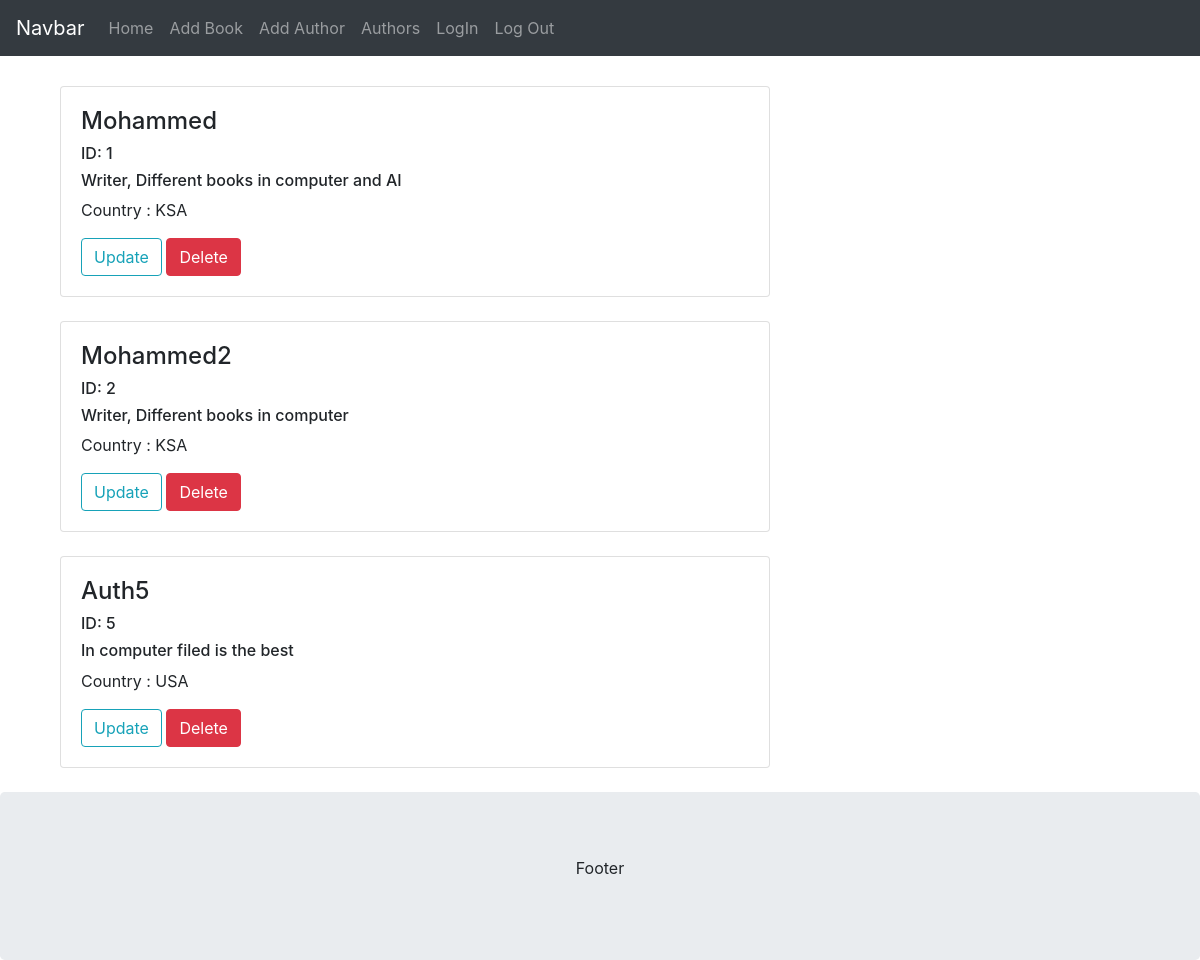
The page /admin/authors on the database its author committed.
### app/models.py (models this page shows)
class Auth(db.Model):
    id = db.Column(db.Integer, primary_key=True) # primary keys are required by SQLAlchemy
    name = db.Column(db.String(100))
    des = db.Column(db.String(100))
    county = db.Column(db.String(100))
    books = db.relationship('Books', backref='book', lazy=True)

### app/admin/routes.py (the view)
@admin.route("/authors" , methods=['GET' , 'POST'])
def authors():
    all_auth = Auth.query.all()
    return render_template("auth.html" , data=all_auth)

### app/templates/auth.html
{% extends "layout.html" %}
{% block body %}
    {% for data in data %}
    <div class="card">
        <div class="card-body">
            <h4>{{ data.name }}</h4>
            <h6>ID: {{ data.id }}</h6>
            <h6>{{ data.des }}</h6>
            <p>Country : {{ data.county }}</p>
        <a href="{{ url_for('admin.update_auth', auth_id=data.id) }}" >
            <button class="btn btn-outline-info" >Update</button>
        </a>
        <a href="{{ url_for('admin.auth_delete', auth_id=data.id) }}" >
            <button class="btn btn-danger" >Delete</button>
        </a>
        <br>
        </div>
    </div>
    <br>
    {% endfor %}
{% endblock %}

### app/templates/layout.html (shortened to what this page needs)
<!DOCTYPE html>
<html lang="en">
<head>
  <link rel="stylesheet" href="https://maxcdn.bootstrapcdn.com/bootstrap/4.5.2/css/bootstrap.min.css">
</head>
<body>
<nav class="navbar navbar-expand-sm bg-dark navbar-dark">
  <a class="navbar-brand" href="#">Navbar</a>
  <div class="collapse navbar-collapse" id="collapsibleNavbar">
    <ul class="navbar-nav">
      <li class="nav-item">
        <a class="nav-link" href="{{ url_for('main.index') }}">Home</a>
      </li>
      <li class="nav-item">
        <a class="nav-link" href="{{ url_for('admin.add_book') }}" >Add Book</a>
      </li>
      <li class="nav-item">
        <a class="nav-link" href="{{ url_for('admin.add_auth') }}" >Add Author</a>
      </li>
      <li class="nav-item">
        <a class="nav-link" href="{{ url_for('admin.authors') }}" >Authors</a>
      </li>
      <li class="nav-item">
        <a class="nav-link" href="https://mom-test1.eu.auth0.com/authorize?audience=proj4&response_type=token&client_id=KaX7yLIzgIC8UD6Iq0LBA0Zn77ZqP9Y1&redirect_uri=http://localhost:5000/admin/callback
        " >LogIn</a>
      </li>
      <li class="nav-item">
        <a class="nav-link" href="https://mom-test1.eu.auth0.com/v2/logout?returnTo=http://localhost:5000&client_id=KaX7yLIzgIC8UD6Iq0LBA0Zn77ZqP9Y1
        " >Log Out</a>
      </li>
    </ul>
  </div>
</nav>
<div class="container" style="margin-top:30px">
    <div class="col-sm-8" style="min-height: 80vh;">
        {% block body %}
        {% endblock %}
    </div>
  </div>
<div class="jumbotron text-center" style="margin-bottom:0">
  <p>Footer</p>
</div>
</body>
</html>

### rows shown on the page
Auth: name "Mohammed", id "1", des "Writer, Different books in computer and AI", county "KSA"
Auth: name "Mohammed2", id "2", des "Writer, Different books in computer", county "KSA"
Auth: name "Auth5", id "5", des "In computer filed is the best", county "USA"
